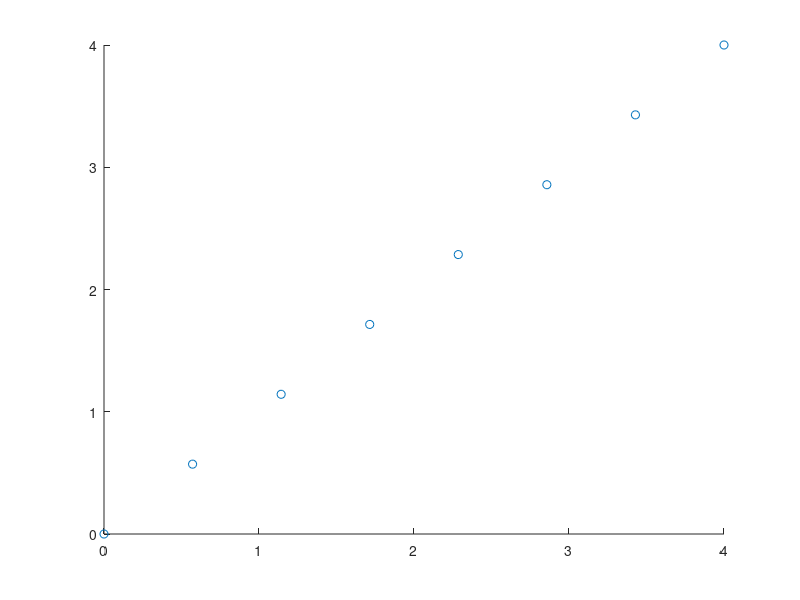

Write the MATLAB code that produced this figure.
A = [4,4];
#A = [-4,4];
#A = [4,-4];
#A = [-4,-4];

B = [0,0];

#stepSize = 0.5;
step_size = [0.5, 1];

v = A-B;

%Distance between A and B 
distancia = norm(v);

%# of points
#numPuntos = distancia/stepSize;
num_puntos = ceil(abs(v)./step_size);
max_num_puntos = max(num_puntos);

X = [];
Y = [];

% Matrix form of the for loop
m = (A-B)/(max_num_puntos-1);
b = (B*max_num_puntos-A)/(max_num_puntos-1);
T = [];

%loop over all points
for i=1:num_puntos
  #Solve the x,y position at a distance ini
  #The points are in the line xf = w*x + c
  #Where w and c are parameters fixed by the vectors
  #Idem for the yf points. yf = g*y+d
  
  #A(1) = w*numPuntos+c
  #B(1) = w*1 + c
  
  %{
  w = (A(1)-B(1))/(max_num_puntos-1);
  # c = B(1) - w;
  c = (B(1)*max_num_puntos - A(1))/(max_num_puntos-1);
  
  X = [X;w*i+c];
  
  g = (A(2)-B(2))/(max_num_puntos-1);
  #d = B(2) - g;
  d = (B(2)*max_num_puntos - A(2))/(max_num_puntos-1);
  
  Y = [Y;g*i+d];
  %}
  
  T=[T; m*i+b ];
  
endfor

X = T(:,1);
Y = T(:,2);

scatter(X,Y);
